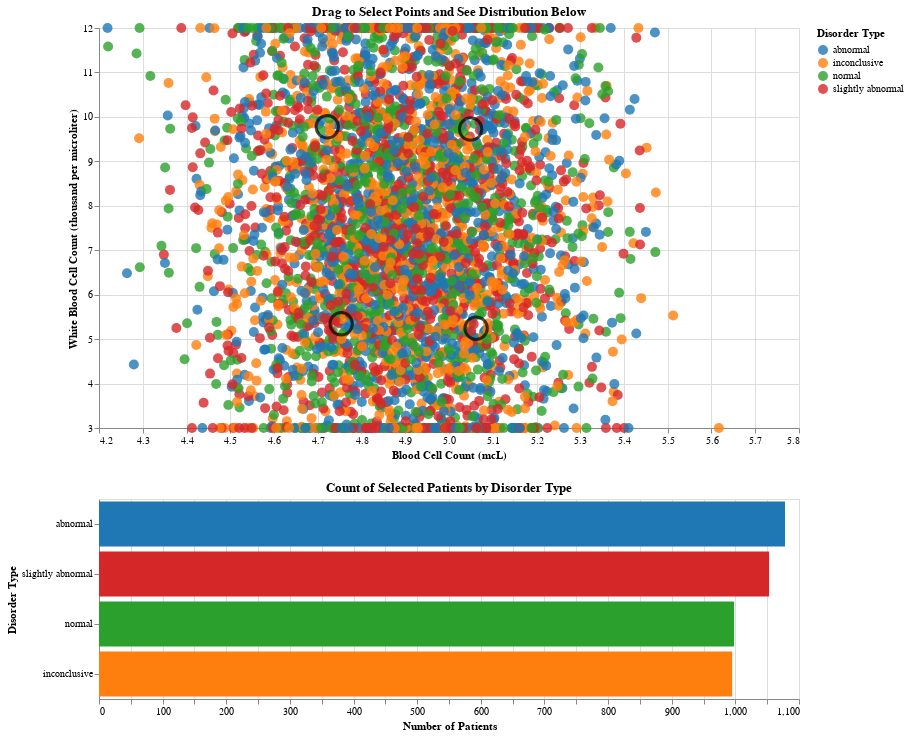

The code cell stored with this chart in its notebook:
### Code cell
from sklearn.cluster import KMeans
from sklearn.preprocessing import StandardScaler

X = genetic_clean[[blood_cell_col, white_cell_col]].values

scaler = StandardScaler()
X_scaled = scaler.fit_transform(X)

n_clusters = 4  
kmeans = KMeans(n_clusters=n_clusters, random_state=42, n_init=10)
genetic_clean['Cluster'] = kmeans.fit_predict(X_scaled)
genetic_clean['Cluster_Label'] = genetic_clean['Cluster'].apply(
    lambda x: f'Cluster {x+1}'
)

# getting cluster centers 
centers_scaled = kmeans.cluster_centers_
centers_original = scaler.inverse_transform(centers_scaled)
cluster_centers = pd.DataFrame(
    centers_original,
    columns=[blood_cell_col, white_cell_col]
)
cluster_centers['Cluster_Label'] = [f'Cluster {i+1}' for i in range(n_clusters)]

# scatter with disorder colors
scatter_static = alt.Chart(genetic_clean).mark_circle(
    size=100,
    opacity=0.7
).encode(
    x=alt.X(blood_cell_col + ':Q',
            title='Blood Cell Count (mcL)',
            scale=alt.Scale(zero=False)),
    y=alt.Y(white_cell_col + ':Q',
            title='White Blood Cell Count (thousand per microliter)',
            scale=alt.Scale(zero=False)),
    color=alt.Color(disorder_col + ':N',
                    title='Disorder Type',
                    scale=alt.Scale(scheme='category10')),
    tooltip=[
        alt.Tooltip(blood_cell_col + ':Q', title='Blood Cell Count', format='.3f'),
        alt.Tooltip(white_cell_col + ':Q', title='White Blood Cell Count', format='.3f'),
        alt.Tooltip(disorder_col + ':N', title='Disorder Type'),
        alt.Tooltip('Cluster_Label:N', title='Cluster'),
        alt.Tooltip(gender_col + ':N', title='Gender')
    ]
).properties(
    width=700,
    height=500,
    title={
        "text": "Blood Cell Count vs White Blood Cell Count by Disorder Type",
        "subtitle": "Task 1: Identifying biomarker patterns and diagnostic clusters"
    }
)

# adding cluster centers as large O marks
cluster_centers_chart = alt.Chart(cluster_centers).mark_point(
    size=500,
    shape='circle',
    filled=True,
    color='black',
    strokeWidth=3
).encode(
    x=blood_cell_col + ':Q',
    y=white_cell_col + ':Q',
    tooltip=['Cluster_Label']
)

# combining base + centers
scatter_static_final = (scatter_static + cluster_centers_chart).configure_title(
    fontSize=16,
    anchor='start'
).interactive()

brush = alt.selection_interval()

# main scatter plot with clusters
scatter_points = alt.Chart(genetic_clean).mark_circle(size=100).encode(
    x=alt.X(blood_cell_col + ':Q',
            title='Blood Cell Count (mcL)',
            scale=alt.Scale(zero=False)),
    y=alt.Y(white_cell_col + ':Q',
            title='White Blood Cell Count (thousand per microliter)',
            scale=alt.Scale(zero=False)),
    color=alt.condition(
        brush,
        alt.Color(disorder_col + ':N',
                  title='Disorder Type',
                  scale=alt.Scale(scheme='category10')),
        alt.value('lightgray')
    ),
    opacity=alt.condition(brush, alt.value(0.8), alt.value(0.2)),
    tooltip=[blood_cell_col, white_cell_col, disorder_col, 'Cluster_Label', gender_col]
).add_params(brush).properties(
    width=700,
    height=400,
    title='Drag to Select Points and See Distribution Below'
)

# cluster centers
centers_on_interactive = alt.Chart(cluster_centers).mark_point(
    size=500,
    shape='circle',
    color='black',
    strokeWidth=3
).encode(
    x=blood_cell_col + ':Q',
    y=white_cell_col + ':Q',
    tooltip=['Cluster_Label']
)

# linked bar chart
scatter_bars = alt.Chart(genetic_clean).mark_bar().encode(
    y=alt.Y(disorder_col + ':N',
            title='Disorder Type',
            sort='-x'),
    x=alt.X('count():Q',
            title='Number of Patients'),
    color=alt.Color(disorder_col + ':N',
                    scale=alt.Scale(scheme='category10'),
                    legend=None),
    tooltip=[disorder_col, 'count()']
).transform_filter(brush).properties(
    width=700,
    height=200,
    title='Count of Selected Patients by Disorder Type'
)

# combining all layers
scatter_interactive = alt.vconcat(
    scatter_points + centers_on_interactive,
    scatter_bars
).resolve_scale(color='independent')

scatter_interactive

### Figure 1 — Vega-Lite specification as saved in the notebook (floating-point values rounded to 4 significant figures; data arrays with more than 128 entries replaced by an {"elided": "..."} marker saying what was removed)
{"config": {"view": {"continuousWidth": 300, "continuousHeight": 300}}, "vconcat": [{"layer": [{"data": {"name": "data-f49d469846a9cc54ee6ec022b98dd893"}, "mark": {"type": "circle", "size": 100}, "encoding": {"color": {"condition": {"param": "param_52", "field": "Blood test result", "scale": {"scheme": "category10"}, "title": "Disorder Type", "type": "nominal"}, "value": "lightgray"}, "opacity": {"condition": {"param": "param_52", "value": 0.8}, "value": 0.2}, "tooltip": [{"field": "Blood cell count (mcL)", "type": "quantitative"}, {"field": "White Blood cell count (thousand per microliter)", "type": "quantitative"}, {"field": "Blood test result", "type": "nominal"}, {"field": "Cluster_Label", "type": "nominal"}, {"field": "Gender", "type": "nominal"}], "x": {"field": "Blood cell count (mcL)", "scale": {"zero": false}, "title": "Blood Cell Count (mcL)", "type": "quantitative"}, "y": {"field": "White Blood cell count (thousand per microliter)", "scale": {"zero": false}, "title": "White Blood Cell Count (thousand per microliter)", "type": "quantitative"}}, "name": "view_31", "title": "Drag to Select Points and See Distribution Below"}, {"data": {"name": "data-00cbf43baab5d9718d4037899b6ddd1e"}, "mark": {"type": "point", "color": "black", "shape": "circle", "size": 500, "strokeWidth": 3}, "encoding": {"tooltip": [{"field": "Cluster_Label", "type": "nominal"}], "x": {"field": "Blood cell count (mcL)", "type": "quantitative"}, "y": {"field": "White Blood cell count (thousand per microliter)", "type": "quantitative"}}}], "height": 400, "width": 700}, {"data": {"name": "data-f49d469846a9cc54ee6ec022b98dd893"}, "mark": {"type": "bar"}, "encoding": {"color": {"field": "Blood test result", "legend": null, "scale": {"scheme": "category10"}, "type": "nominal"}, "tooltip": [{"field": "Blood test result", "type": "nominal"}, {"aggregate": "count", "type": "quantitative"}], "x": {"aggregate": "count", "title": "Number of Patients", "type": "quantitative"}, "y": {"field": "Blood test result", "sort": "-x", "title": "Disorder Type", "type": "nominal"}}, "height": 200, "title": "Count of Selected Patients by Disorder Type", "transform": [{"filter": {"param": "param_52"}}], "width": 700}], "params": [{"name": "param_52", "select": {"type": "interval"}, "views": ["view_31"]}], "resolve": {"scale": {"color": "independent"}}, "$schema": "https://vega.github.io/schema/vega-lite/v5.8.0.json", "datasets": {"data-f49d469846a9cc54ee6ec022b98dd893": {"elided": "4124 records"}, "data-00cbf43baab5d9718d4037899b6ddd1e": [{"Blood cell count (mcL)": 5.062, "White Blood cell count (thousand per microliter)": 5.245, "Cluster_Label": "Cluster 1"}, {"Blood cell count (mcL)": 4.754, "White Blood cell count (thousand per microliter)": 5.345, "Cluster_Label": "Cluster 2"}, {"Blood cell count (mcL)": 5.049, "White Blood cell count (thousand per microliter)": 9.726, "Cluster_Label": "Cluster 3"}, {"Blood cell count (mcL)": 4.722, "White Blood cell count (thousand per microliter)": 9.777, "Cluster_Label": "Cluster 4"}]}}
